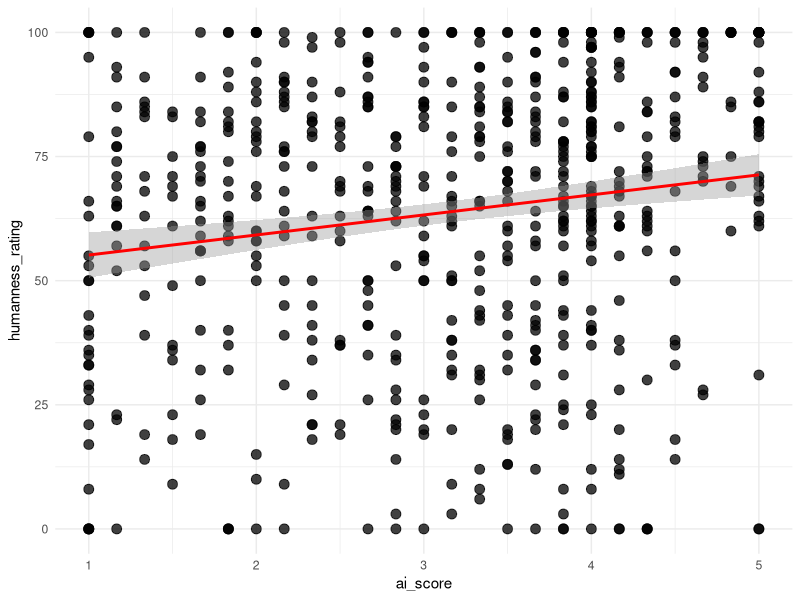
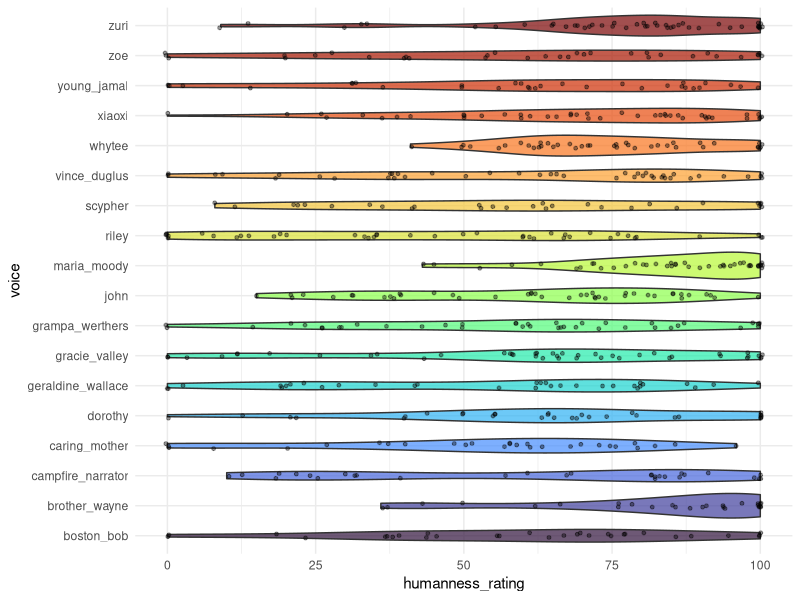

These charts were generated, in order, by the following R code: (Note: this script raises an error after producing the figures.)
## ---- chunk 1
library(dplyr)
library(ggplot2)
library(tidyr)
library(forcats)
library(lme4)
library(corrplot)
library(clipr)
library(igraph)
library(ggraph)
## ---- chunk 2
raw_df <- read.csv("../data/responses_combined.csv")
raw_df <- raw_df %>% 
  group_by(subject_id) %>%
  mutate(ai_score = sum(cognitive_1, cognitive_2, 
                         affective_1, affective_2, 
                         behavioral_1, behavioral_2)/6)

# remove subject_id = "" (test trials)
raw_df <- raw_df %>%
  filter(subject_id != "")
## ---- chunk 3
head(raw_df)
## ---- chunk 4
categories <- list(
  content = c(
    "(span)", "(the)", "`Beautiful", "bird", "a", "Above",
    "above", "act", "after", "air", "along", "aparant",
    "APPARENTLY", "Apparently", "apparently", "appear", "Arc", "arc",
    "ARCH", "Arch", "arch", "Arches", "arising",
    "around", "ball", "Beam", "Beautiful", "beautiful",
    "Beauty", "beauty", "beginning", "BEYOND", "Beyond",
    "beyond", "blue", "branch", "cathes", "caves",
    "Chromatography", "cloud", "Clouds", "clouds", "Cloudy",
    "Color", "color", "Colorful", "colorful", "Colors", "confusing",
    "colors", "colors`", "colour", "colours", "come", "comes", "day",
    "diffraction", "Division", "division", "Drizzle", "drop",
    "droplets", "drops", "earth", "end", "Ending",
    "Ends", "ends", "fall", "Fire", "flower",
    "Form", "form", "Forms", "forms", "God", "Gold",
    "gold", "green", "grows", "hit", "hits",
    "HORIZON", "Horizon", "horizon", "horzion", "in", "important", 
    "Lamps", "Light", "light", "lightning", "Lights",
    "lights", "like", "long", "luck", "meadow",
    "meet", "Midnight", "Morning", "Nature", "nature",
    "Nature minded", "Night", "night", "of", "on", "optics",
    "over", "pair", "Part", "passes", "Path",
    "path", "photons", "Physics", "physics", "prisim",
    "PRISM", "Prism", "prism", "prismq", "prizm", "Prison", "prison", 
    "raid", "RAIN", "Rain", "rain", "rain drop",
    "rainbaw", "RAINBOW", "Rainbow", "rainbow", "Rainbows",
    "rainbows", "Rainbox", "raindow", "Raindrop", "raindrop",
    "Raindrops", "raindrops", "rainfall", "Raining", "raining",
    "Rainy", "rainy", "Rays", "red", "refract", "vague",
    "round", "Sage", "Science", "science", "Scienctific", "scientic", "Scientific", 
    "scientific", "shamrock", "Shape", "spectacle",
    "shape", "Shine", "shines", "shone", "showers",
    "Site", "skies", "Sky", "sky", "sky watcher",
    "spectrum", "spring", "storm", "storms", "Strike",
    "Strikes", "strikes", "Sun", "sun", "sunglight",
    "Sunlight", "sunlight", "Sunny", "sunrise", "sunrize",
    "sunset", "Sunshine", "sunshine", "Sunsine", "Symmetrical",
    "Take", "take", "takes", "THE", "The",
    "the", "THESE", "this", "thunder",
    "thunderstorms", "time", "touch", "tree", "Two ends",
    "universe", "variety", "Verizon", "visual", "vision", "Water", "water",
    "way", "Weather", "weather", "Wet", "wet",
    "When", "when", "white light", "winds",
    "with", "Wodded", "world", "Magical", "wordy"
  ),
  gender = c(
    "androgenous", "Androgynous", "androgynous", "effeminate", "Female",
    "female", "Femenine", "Feminine", "feminine", "Genderless",
    "Gentleman", "girl", "Girlie", "Girly", "girly",
    "Guy", "he", "Lady", "lady", "Male",
    "male", "Man", "man", "Manly", "Masculine",
    "masculine", "Woman", "woman", "they", "them", "trans"
  ),
  sexuality = c(
    "gay"
  ),
  other_sgi = c(
    "pass" 
  ),
  persona = c(
    "admirer", "Airhead", "Alpha", "bohemian",
    "Bro", "bumbkin", "Cartoon", "cartoon",
    "cartoonish", "Dad", "ditsy", "ditzy",
    "Documentary", "dude", "geek", "geeky",
    "Hader", "hippie", "hippy", "impressionist",
    "Isaac", "Kathy bates", "kooky", "Leprachaun", "Leprechaun",
    "leprechaun", "lobster", "McDonald’s", "motherly", "Mckenna", "meryl",
    "Morgan Freeman", "nerd", "Nerdy", "nerdy", "Newton",
    "old-fashioned", "performative", "Preppy", 
    "Radio", "reading a book", "Santa",
    "spicoli", "Spongebob", "stoner", "story", "storylike", 
    "Story Teller", "Story-teller", "Storyteller", "storyteller", "Storytelling",
    "streep", "Surfer", "surfer", "TV Voice", "valley",
    "valley girl", "voiceover", "Wizard",
    "wizard", "grandfather", "earthy",
    "Grandma", "grandma", "grandmother", "Grandpa", "grandpa",
    "Cool", "cool", "corny"
  ),
  region = c(
    "American", "Boston",
    "boston", "British", "british", "Bronx", "California",
    "Californian", "californian", "Country", "country", 
    "foreign", "foreigner", "hawaii", "Italian", 
    "New Jersey", "New York", "New york", "New Yorker", "Northeast",
    "northern?", "Northerner", "northerner", "Southern", "southern",
    "southernish"
  ),
  locale = c(
    "Alley", "City", "city", "farm", "park",
    "rural", "rustic", "School", "Urban", "urban"
  ),
  education = c(
    "academic", "analytuical", "Articulate", "articulate", "capable",
    "competent", "Complex", "comprehensive", "concise", "Descriptive",
    "descriptive", "Detailed", "detailed", "Educated", "educated",
    "educational", "educative", "Eloquent", "eloquent", "enlightening",
    "Experience", "experienced", "expert", "explanation", "facts",
    "factual", "Fluent", "Gifted", "inexperienced", "informational",
    "Informative", "informative", "Informed", "informed", "insightful",
    "Intellectual", "intelligence", "Intelligent", "intelligent", "knowledeable",
    "Knowledgable", "knowledgable", "Knowledge", "knowledge", "Knowledgeable",
    "knowledgeable", "learning", "legible", "Literate",     
    "Philisophical", "Professional", "professional", "Profound",
    "scholar", 
    "Simple", "simple", "skilled", "Smart", "smart", "sophisticated", "Succint",
    "Technical", 
    "very descriptive", "Well Spoken", "well spoken", "Well-spoken", "well-spoken",
    "wellspoken", "Wisdom", "Wise", "wise", "worldly", "unprofessional",
    "dumb", "excellent communication", "great speaker", "Idiot", "incorrect",
    "stupid", "Unintelligent", "unintelligent"
  ),
  profession = c(
    "announcer", "counselor", "educator", "Explainer", "explainer",
    "Guider", "instructor", "Lecturer", "lecturer", "librarian",
    "military", "Narrator", "narrator", "pastor", "poet",
    "preach", "professor", "Prospector", "prospector", "reader", "researcher", 
    "science teacher", "Scientist", "scientist", "simplifier", "Speaker", "speaker",
    "Student", "student", "teach", "Teacher", "teacher",
    "teaching", "therapist", "weatherman", "Wheatherman", "writer"
  ),
  race_ethnicity = c(
    "African American", "African-American", "Black", "black", "black vernacular",
    "Caucasian", "Latina", "Person of Color", "White", "white"
  ),
  social_standing = c(    
    "Dignity", "entitled", "ghetto", "refined", "Rich",
    "rich", "pretentious", "Snooty"
  ),
  other_soc = c(
    "casual", "conversational", "culture", "Diversity", "Formal",
    "infraction", "Public", "Single", "unpopular", 
    "Accent", "accent", "accented", "dialect", "native"
  ),
  age = c(
    "Adult", "ancient", "Antiquated", "Boomer", "childish", "childlike",
    "Elder", "elder", "Elderly", "elderly", 
    "kids", "Mature", "mature", "middle age", "middle aged",
    "Middle-Aged", "middle-aged", "Old", "old", "Older",
    "older", "senior", "twenties", "Young", "young",
    "younger", "Youthful"
  ),
  appearance = c(
    "balding", "big", "Blonde", "blonde",
    "fat", "gray suit", "Hands", "short", "size",
    "smiling"
  ),
  attractiveness = c(
    "Attractive", "lovely", "luscious", "pretty", "Stunning"
  ),
  health = c(
    "afflictive", "Drunk", "impaired",  "sleepy", "smoker", "tired", "weed" 
  ),
  other_phys = character(0),
  agreeableness = c(
    "aggressive", "approachable", "Blunt", "blunt", "Cairing",
    "Caring", "caring", "Charming", "comfortable", "Comforting",
    "Compassionate", "condescending", "Down to earth", "empathetic", "fair",
    "flippant", "Friendly", "friendly", "friiendly", "Gentle",
    "gentle", "giving", "helpful", "Humble", "Kind",
    "kind", "likeable", "Lileable", "loving", 
    "NICE", "Nice", "nice", "nurturing", "opinionated",
    "Ornery", "patience", "patient", "Peaceful", "peaceful",
    "polite", "reassuring", "relatable", "sassy", "Sincere",
    "sincere", "snark", "Sweet", "sweet", "tender",
    "Trustworthy", "Truthfull", "uncaring", "Understanding", "understanding", 
    "wholesome", "safe", "Annoying", "annoying", "Tiring", "irritating", "obnoxious", 
    "off-putting", "Pleasant", "pleasant", "pleasent", "Positive", "positive",
    "unlikable", "unpleasant", "unfavorable", "cliched"
  ),
  extraversion = c(
    "active", "Animated", "animated", "assertive", "Assured",
    "Boisterous", "bubbly", "charismatic", "cheerful", "Confidant",
    "Confident", "confident", "Dominant", "eager", "Energetic",
    "energetic", "energy", "Engaged", "engaged", "engagin",
    "Engaging", "engaging", "enthused", "Enthusiastic", "enthusiastic", "Exaggerated", 
    "exaggerated", "excited", "Expressive", "expressive", "exuberant", "Flamboyant",
    "flamboyant", "joking", "lively", "locquatious", "Motivational",
    "outgoing", "outspoken", "Passionate", "passionate", "rambler", "Rambling", 
    "reserved", "Self-assured", "stoked", "excited with word", "certain",
    "unenthusiastic", "Unexcited", "upbeat", "Fun", "fun", "Funny", "funny", 
    "Humorous", "goofy", "Silly","silly"
  ),
  openness = c(
    "Artistic", "artistic", "Artsy", "artsy", "create",
    "Creative", "creative", "Curious", "curious", "dreamer",
    "dreamy", "eccentric", "explorative", "Imaginative", "imaginative",
    "inquisitive", "Inspiration", "inspiring", "inspirtional", "interest",
    "Interested", "interested", "Intrigued", "intrigued", "Intuitive",
    "Metaphor", "open", "Pensive", "Poetic", "poetic",
    "Poetry", "poetry", "Reflecting", "reflecting", "Reflection",
    "reflection", "shallow", "thinker", "thoughful", "Thoughtful",
    "thoughtful", "unconventional", "Unique", "unique", "versatile",
    "Vivid", "vivid", "witty", "whimsical", "wonder", "Longing",
    "Different", "Interesting", "interesting", "intersting", "odd",
    "Strange", "strange", "uninteresting", "uninteristing", "usual",
    "weird"
  ),
  emo_stab = c(
    "Calm", "calm", "Calming", "calming", 
    "Collected", "composed", "content", "emotional", "emotionless",
    "erratic", "hesitant", "hopeful",
    "Mellow", "mellow", "moody", "nervous", "neutral mindset", "non-assertive", 
    "non-emotional", "nonchalant", "Peace", "peace", "relaxation", "Relaxed",
    "relaxed", "Relaxing", "relaxing", "relaxing.",  "Scattered", "serene", "Serenity", 
    "serenity", "Dramatic", "dramatic", "sootheing", "Soothing", "soothing", "stern", 
    "Stoic", "stoic", "tranquil", "Unemotional", "unemotional", "unsure", "wistful",
    "Crazy", "uncomfortable", "Suspense",   "Bombastic", "bombastic"
  ),
  cons = c(
    "Accurate", "accurate", "attention", "Attentive", "Carefree",
    "carefree", "careful", "cautious", "consistent", "Definite",
    "Deliberate", "deliberate", "diligent", "Driven", "focus",
    "Focused", "focused", "Intent", "invested", "involved",
    "Measured", "Motivated", "motivated", "Observant", "observant",
    "proper", "punctuated", "punctuates", "Rehearsed", "sequential",
    "wasteful", "percise", "precise", "thorough", "non-serious", "Serious",  "serious"
  ),
  other_psych = c(
    "Amused", "Angry", "angry", "attitude", "awe",
    "bold", "brave", "disinterested", "Euphoric", 
    "exciting", "fanatic", "Free", "Freedom", "Happiness",
    "happiness", "Happy", "happy", "Hope", "hope",
    "jolly", "joy", "Joyful", "life",
    "Motivation", "proud", "spiritual",
    "unaware", "Upset", "autist", "autistic", "bored"
  ),
  naturalness = c(
    "AI", "Ai", "ai", "Ai generated", "Artificial",
    "artificial", "authentic", "automatic", "believable", "Computer",
    "digital", "Fake", "fake", "fake?", "Forced",
    "forced", "Genuine", "Human", "human like", "inauthentic",
    "inhuman", "manufactured", "natural", "real", "robot",
    "Robotic", "robotic", "Scripted", "Technological", "unnatural",
    "Unrealistic", "unrealistic", "untenable" ,  "credible", "off" 
  ),
  contour = c(
    "emphasis", "Flat", "flat", "flat tone", "high",
    "high pitched", "high-pitched", "higher pitch voice", "low", "modulated",
    "Monotone", "monotone", "Monotoned", "Monotonous", "monotonous",
    "Neutral tone", "question", "Questioning", "questioning", "range",
    "Slow tone", "tone", "even-toned","even"
  ),
  voice_qual = c(
    "Articulated", "Audible", "audible", "bassy", "breathy", "Bright",
    "bright", "chocolate", "clarity", "Clear", "clear",
    "clear voice", "cler", "crisp", "Dainty", "Deep",
    "deep", "deep voice", "distinct", "dry", 
    "fluid", "grainy", "Grating", "grating", "gravelly",
    "Gruff", "gruff", "gruffy", "Harsh", "Hoarse",
    "liquid", "Nasal", "nasal", "nasally", "Nasaly",
    "Raspy", "raspy", "Rough", "rough", "scratchy",
    "shrill", "Smooth", "smooth", "sound", "subtle",
    "twang", "vocal", "Vocal fry", "Warm",
    "warm", "weathered", "whine"
  ),
  intensity = c(
    "commanding", "explosive", "Firm", "firm", "forceful",
    "Full", "Intense", "intense", "Loud", "loud",
    "louder", "Powerful", "Projective", "Slam", "Soft",
    "soft", "Soft Spoken", "Soft spoken", "Soft-spoken", "soft-spoken",
    "softspoken", "Strong", "strong", "quiet"
  ),
  speech_rhythm = c(
    "breaks", "brisk", "cadence", "clunky",  "Fast", "fast", "flowing",
    "hurry", "jumbled",  "Paced", "quick", "rapid", "rushed", "rushing", "Slow", 
    "slow", "slower","Steady", "steady", "unrushed", "well-paced", "stilted"
  ), 
  other_speech = c(
    "coherent",  "Direct", "direct", "embelished", "Embellished",
    "emotive", "enunciation","incomplete", "lyrical", "narrative",
    "notecards", "Reading", "reading", "Speech", "split", "splits", "Spoken",
    "straightforward", "Unclear", "understandable"
  ), 
  other = c(
    "Neutral", "neutral", "amazing", "Average", "average", "Bad", "bland", "fine", 
    "nondescript", "okay", "easy", "Dull", "Good", "good", "lackluster", "Outstanding", 
    "Word", "outstanding", "quality", "Wonderful!", "Boring", "boring", "Forgettable",
    "Promise", "trap", "voice"
  )
)

categories <- lapply(categories, tolower)

assign_category <- function(response) {
  if (is.na(response) || response == "") return(NA_character_)
  for (cat_name in names(categories)) {
    if (response %in% categories[[cat_name]]) {
      return(cat_name)
    }
  }
  return("other")
}

analysis_df <- raw_df %>%
  mutate(across(
    .cols = c(word_1, word_2, word_3, word_4, word_5),
    .fns  = ~ sapply(tolower(trimws(.x)), assign_category),
    .names = "category_{.col}"
  )) %>%
  rename_with(~ gsub("category_word_", "category_", .x), starts_with("category_word_"))

# add broad characterizations
social_cats   <- c(
  "gender", "sexuality", "other_sgi", "persona", "region", "locale",
  "education", "profession", "race_ethnicity", "social_standing", "other_soc"
)
phys_cats   <- c(
  "age", "appearance", "attractiveness", "health", "other_phys"
)
psych_cats   <- c(
  "agreeableness", "extraversion", "openness", "emo_stab", "cons", "other_psych"
)
speech_cats   <- c(
  "contour", "voice_qual", "intensity", "speech_rhythm", "other_speech"
)


analysis_df <- analysis_df %>%
  rowwise() %>%
  mutate(
    n_social   = sum(c_across(category_1:category_5) %in% social_cats),
    n_phys   = sum(c_across(category_1:category_5) %in% phys_cats),
    n_psych   = sum(c_across(category_1:category_5) %in% psych_cats),
    n_speech = sum(c_across(category_1:category_5) %in% speech_cats),
    n_content  = sum(c_across(category_1:category_5) == "content"),
    any_artificial = any(c_across(word_1:word_5) %in% 
                           c("AI", "Ai", "ai", "Ai generated", "Artificial",
                             "artificial", "automatic", "Computer",
                             "digital", "Fake", "fake", "fake?", "inauthentic",
                             "inhuman", "manufactured", "robot",
                             "Robotic", "robotic", "Technological", "unnatural",
                             "Unrealistic", "unrealistic", "untenable" ,"off")
                         )
  ) %>%
  ungroup()
## ---- chunk 5
ggplot(analysis_df, aes(x = ai_score, 
                        y = humanness_rating)) +
  geom_point(color = "black", 
             size = 3,
             alpha = 0.75) +       
  geom_smooth(method = "lm", color = "red") +
  theme_minimal() 

cor(analysis_df$ai_score, analysis_df$humanness_rating, method = "pearson")
## ---- chunk 6
analysis_df %>% 
  group_by(voice) %>% 
  summarise(
    mean = mean(humanness_rating),
    sd = sd(humanness_rating), 
    median = median(humanness_rating)
  )
## ---- chunk 7
ggplot(analysis_df, aes(
  x = voice, 
  y = humanness_rating, 
  fill = voice)) + 
  geom_violin(alpha = 0.7) +
  geom_jitter(width = 0.1, alpha = 0.4, size = 1) +
  scale_fill_viridis_d(option = "turbo") + 
  coord_flip() + 
  theme_minimal() +
  theme(legend.position = "none")
## ---- chunk 8
long_df %>% 
  filter(cat != "content") %>% 
  ggplot() +
  geom_bar(aes(y = voice,
               fill = cat),
           position = "fill") +
  labs(x = "Proportion of Non-Content Responses",
       y = "Voice",
       fill = "Category") + 
  theme(
    legend.text = element_text(size = 6), 
    legend.key.size = unit(0.3, "cm"),       
    legend.margin = margin(0, 0, 0, 0)    
  )

ggsave(file="./data_analysis_files/by-voice-categories.png",width=10,height=6)
## ---- chunk 9
long_df %>% 
  filter(cat != "content") %>% 
  mutate(higher_order_cat = case_when(
    cat %in% social_cats ~ "Social",
    cat %in% phys_cats ~ "Physical",
    cat %in% psych_cats ~ "Psychological",
    cat %in% speech_cats ~ "Speech",
    TRUE ~ "Other" 
  )) %>%
  ggplot() +
  geom_bar(aes(y = voice, fill = higher_order_cat), position = "fill") +
  labs(
    x = "Proportion of Non-Content Responses",
    y = "Voice",
    fill = "Category Type"
  ) + 
  theme(
    legend.text = element_text(size = 6), 
    legend.key.size = unit(0.3, "cm"),       
    legend.margin = margin(0, 0, 0, 0)    
  )
## ---- chunk 10
cat_colors <- c(
  "Social"        = "#77AADD", # Deep indigo
  "Psychological" = "#FFAABB", # Muted rose
  "Physical"      = "#44BB99", # Seafoam teal
  "Speech"        = "#EE8866", # Warm sand
  "Other"         = "#EEDD88"  # Pale gray
)


long_df %>% 
  filter(cat != "content") %>% 
  mutate(
    higher_order_cat = case_when(
      cat %in% social_cats ~ "Social",
      cat %in% phys_cats ~ "Physical",
      cat %in% psych_cats ~ "Psychological",
      cat %in% speech_cats ~ "Speech",
      TRUE ~ "Other" 
    ),
    # Set exact left-to-right order (edit the sequence inside c() as desired)
    higher_order_cat = factor(
      higher_order_cat, 
      levels = c("Social", "Psychological", "Physical", "Speech", "Other")
    ),
    # Order bars by increasing proportion of "Social"
    voice = fct_reorder(voice, higher_order_cat == "Social", .fun = mean)
  ) %>%
  ggplot() +
  geom_bar(
    aes(y = voice, fill = higher_order_cat), 
    position = position_fill(reverse = TRUE)
  ) +
  scale_fill_manual(values = cat_colors) +
  labs(
    x = "Proportion of Non-Content Responses",
    y = "Voice",
    fill = "Category Type"
  ) + 
  theme_minimal() +
  theme(
    legend.text = element_text(size = 6), 
    legend.key.size = unit(0.3, "cm"),       
    legend.margin = margin(0, 0, 0, 0)    
  )

## ---- chunk 11
category_counts <- analysis_df %>%
  pivot_longer(
    cols = category_1:category_5,
    names_to = "word_number",
    values_to = "category"
  ) %>%
  count(category, sort = TRUE)
## ---- chunk 12
View(category_counts)
## ---- chunk 13
analysis_df <- analysis_df %>%
  rowwise() %>%
  mutate(ai_attitude_score = rowMeans(across(c(cognitive_1, behavioral_1, affective_1, cognitive_2, affective_2, behavioral_2))))
## ---- chunk 14

ai_attitude_plot_1 <- ggplot(analysis_df, aes(x = ai_attitude_score, y = fct_reorder(source_file, ai_attitude_score))) +
  geom_point(size = 1.5, alpha = 0.7) +
  labs(title = "Distribution of AI Attitude Scores",
       x = "AI attitude score", 
       y = "participants") + 
  theme_minimal() +
  theme(axis.text.y = element_blank())

ai_attitude_plot_1
## ---- chunk 15
ai_attitude_plot_2 <- ggplot(analysis_df, aes(x = "", y = ai_attitude_score)) +
  geom_violin(fill = "lightpink", alpha = 0.5, width = 0.3) +
  labs(title = "Distribution of AI Attitude Scores", 
       x = "AI attitude score", 
       y = "All participants (density)") +
  geom_jitter(width = 0.05, alpha = 0.5)+
  theme_minimal()

ai_attitude_plot_2
## ---- chunk 16
ai_attitude_plot_3 <- ggplot(analysis_df, aes(x = ai_attitude_score)) +
  geom_bar(fill = "#77AADD", color = "white", linewidth = 0.3) +
  geom_vline(
  xintercept = mean(analysis_df$ai_attitude_score, na.rm = TRUE),
  linetype = "dashed", color = "#EE6677", linewidth = 0.7
) +
  geom_text(
    stat = "count",
    aes(label = after_stat(count)),
    vjust = -0.4,
    size = 3,
    color = "gray30"
  ) +
  scale_y_continuous(expand = expansion(mult = c(0, 0.1))) +
  labs(
    title = "Distribution of AI Attitude Scores",
    x = "AI Attitude Score",
    y = "Number of Participants"
  ) +
  theme_minimal() +
  theme(
    plot.title = element_text(face = "bold", size = 13),
    panel.grid.major.x = element_blank(),
    panel.grid.minor = element_blank(),
    axis.line.x = element_line(color = "gray40", linewidth = 0.4)
  )

ai_attitude_plot_3


## ---- chunk 17
long_df <- analysis_df %>%
  pivot_longer(category_1:category_5, names_to="slot", values_to="cat") %>%
  filter(cat != "content") %>%
  mutate(is_human = cat %in% c(social_cats, phys_cats, psych_cats),
         slot_num = as.integer(gsub("category_","",slot)))

subj_df <- long_df %>% # subject-clustering accounts for between-subj design
  group_by(subject_id, voice, humanness_rating) %>%
  summarise(n_human = sum(is_human), n_total = n(), .groups="drop")

# models for pilot data 
## simple model, no random effect of subject (bc of a single trial structure)
m_social_1 <- glm(cbind(n_human, n_total - n_human) ~ scale(humanness_rating), 
                  data = subj_df, 
                  family = quasibinomial)
summary(m_social_1)
## added voice fixed effect
m_social_2 <- glm(cbind(n_human, n_total - n_human) ~ scale(humanness_rating) + 
                  voice, 
                  data = subj_df, 
                  family = quasibinomial)
summary(m_social_2)

# which model better accounts for variance? 
anova(m_social_1, m_social_2, test = "F")
## ---- chunk 18
# predicted probabilities
newdat <- data.frame(humanness_rating = c(0, 30, 50, 66.6, 100))
newdat$z <- (newdat$humanness_rating - mean(analysis_df$humanness_rating)) / 
  sd(analysis_df$humanness_rating)
pred <- predict(m_social_1, newdata = data.frame(humanness_rating = newdat$humanness_rating),
                type = "link", se.fit = TRUE)
newdat$p     <- plogis(pred$fit)
newdat$lo    <- plogis(pred$fit - 1.96 * pred$se.fit)
newdat$hi    <- plogis(pred$fit + 1.96 * pred$se.fit)
newdat

newdat <- data.frame(humanness_rating = seq(0, 100, by = 2))
pred <- predict(m_social_1, newdata = data.frame(humanness_rating = newdat$humanness_rating,
                                             voice = "gracie_valley"),  # arbitrary ref level
                type = "link", se.fit = TRUE)
newdat$p  <- plogis(pred$fit)
newdat$lo <- plogis(pred$fit - 1.96 * pred$se.fit)
newdat$hi <- plogis(pred$fit + 1.96 * pred$se.fit)

# visualization
ggplot() +
  geom_ribbon(data = newdat, aes(humanness_rating, ymin = lo, ymax = hi), 
              alpha = 0.2, fill = "steelblue") +
  geom_line(data = newdat, aes(humanness_rating, p), color = "steelblue", size = 1) +
  geom_jitter(data = subj_df, 
              aes(humanness_rating, n_human / n_total),
              width = 0.5, height = 0.02, alpha = 0.5) +
  geom_hline(yintercept = 0.5, linetype = "dashed", color = "grey") +
  labs(x = "Humanness Rating", 
       y = "P(social or psychological | non-content descriptor)") +
  theme_minimal()
## ---- chunk 19
transitions <- analysis_df %>%
  select(subject_id, voice, category_1:category_5) %>%
  pivot_longer(category_1:category_5, names_to="slot", values_to="cat") %>%
  mutate(slot = as.integer(gsub("category_","",slot))) %>%
  filter(cat != "content") %>%
  arrange(subject_id, slot) %>%
  group_by(subject_id) %>%
  mutate(next_cat = lead(cat)) %>%
  filter(!is.na(next_cat)) %>%
  ungroup()

# raw transition probability matrix
trans_mat <- transitions %>%
  count(cat, next_cat) %>%
  group_by(cat) %>%
  mutate(p = n / sum(n)) %>%
  ungroup()

# add marginal probabilities 
marginals <- transitions %>%
  count(next_cat) %>%
  mutate(p_marginal = n / sum(n)) %>%
  select(next_cat, p_marginal)

# matrix with marginals 
trans_mat_w_margin <- trans_mat %>%
  left_join(marginals, by = "next_cat") %>%
  mutate(lift = p / p_marginal)

# plot priming relationships
trans_mat_w_margin %>%
mutate(log2_lift = log2(lift)) %>%
  ggplot(aes(x = next_cat, y = cat, fill = log2_lift)) +
  geom_tile() +
  scale_fill_gradient2(low = "blue", mid = "white", high = "red", midpoint = 0) +
  theme(axis.text.x = element_text(angle = 45, hjust = 1)) +
  labs(title = "Semantic Priming (Red = Positive Priming, Blue = Suppression)")
## ---- chunk 20
# keep only transitions that happened at least 10 times
robust_priming <- trans_mat_w_margin %>%
  filter(n >= 10) %>%
  arrange(desc(lift))

# plot robust (frequent) priming relationships
robust_priming %>%
  mutate(log2_lift = log2(lift)) %>%
  ggplot(aes(x = next_cat, y = cat, fill = log2_lift)) +
  geom_tile() +
  scale_fill_gradient2(low = "blue", mid = "white", high = "red", midpoint = 0) +
  theme(axis.text.x = element_text(angle = 45, hjust = 1)) +
  labs(title = "Semantic Priming (Red = Positive Priming, Blue = Suppression)")
## ---- chunk 21
# adjust lift/count threshold as needed
graph_df <- trans_mat_w_margin %>% 
  filter(n >= 5, lift > 1) 

g <- graph_from_data_frame(graph_df, directed = TRUE)

# calculate node importance (degree) to control text size
V(g)$node_size <- degree(g, mode = "all")

ggraph(g, layout = "fr") + 
  geom_edge_loop(
    aes(alpha = lift), 
    color = "gray70", 
    arrow = arrow(length = unit(1, 'mm'), type = "closed")
  ) +
  geom_edge_link(
    aes(alpha = lift), 
    color = "gray70", 
    arrow = arrow(length = unit(1, 'mm'), type = "closed"),
    end_cap = circle(4, 'mm') 
  ) +
  geom_node_point(
    size = 1, 
    color = "black") + 
  geom_node_text(
    aes(label = name, size = node_size), 
    color = "black", 
    fontface = "bold",
    repel = TRUE # helps prevent text overlap
  ) +
  scale_size(range = c(2, 4), guide = "none") + 
  scale_edge_alpha(range = c(0.4, 1), guide = "none") +
  theme_void()
## ---- chunk 22
valence_lookup <- tibble(
  word = c(
    "beautiful", "pleasant", "cool", "fun", "dreamy", "vivid", "colorful",
    "annoying", "boring", "grating", "tiring", "forgettable", "odd", "corny", "confusing",
    "interesting", "dramatic", "emotive", "exaggerated"
  ),
  valence = c(
    rep("positive", 7),
    rep("negative", 8),
    rep("ambiguous", 4)
  )
)

# participant valence_counts
valence_counts <- analysis_df %>%
  select(subject_id, word_1:word_5) %>%
  pivot_longer(word_1:word_5, names_to = "slot", values_to = "word") %>%
  mutate(word = tolower(trimws(word))) %>%
  left_join(valence_lookup, by = "word") %>%
  group_by(subject_id) %>%
  summarise(
    n_positive  = sum(valence == "positive",  na.rm = TRUE),
    n_negative  = sum(valence == "negative",  na.rm = TRUE),
    n_ambiguous = sum(valence == "ambiguous", na.rm = TRUE),
    .groups = "drop"
  )

eval_df <- analysis_df %>% left_join(valence_counts, by = "subject_id")

# restrict to subj with at least one valenced evaluation
eval_sub <- eval_df %>%
  filter(n_positive + n_negative > 0) %>%
  mutate(p_positive = n_positive / (n_positive + n_negative))

# mean proportion positive by any_artificial
prop_summary <- eval_sub %>%
  group_by(any_artificial) %>%
  summarise(
    n              = n(),
    mean_p_positive = mean(p_positive),
    sd_p_positive   = sd(p_positive),
    se_p_positive   = sd(p_positive) / sqrt(n),
    .groups = "drop"
  )
prop_summary

# mean ai_score by any_artificial
ai_summary <- eval_sub %>%
  group_by(any_artificial) %>%
  summarise(
    n              = n(),
    mean_ai_score  = mean(ai_score),
    sd_ai_score    = sd(ai_score),
    se_ai_score    = sd(ai_score) / sqrt(n),
    .groups = "drop"
  )
ai_summary

ggplot(eval_sub, aes(x = ai_score, 
                     y = p_positive, 
                     color = any_artificial)) +
  geom_point(alpha = 0.7, size = 2) +
  geom_smooth(method = "loess", se = TRUE, alpha = 0.15) +
  scale_color_brewer(palette = "Set1",
                     name = "Any artificial\ndescriptor") +
  labs(
    x = "AI attitude score (higher = more positive toward AI)",
    y = "Proportion positive valence") +
  theme_minimal()
## ---- chunk 23
glm(p_positive ~ scale(humanness_rating)*scale(ai_score), 
    data = eval_sub,
    family = binomial) %>%
  summary()
## ---- chunk 24
gracie_words <- analysis_df %>% filter(voice == "gracie_valley")
gracie_words <- gracie_words[, c("word_1", "word_2", "word_3", "word_4", "word_5")]

gracie_words_lst <- unlist(gracie_words) %>% as.character()
gracie_words_lst <- gracie_words_lst[!tolower(trimws(gracie_words_lst)) %in% categories$content]

write_clip(gracie_words_lst)
## ---- chunk 25
vince_words <- analysis_df %>% filter(voice == "vince_duglus")
vince_words <- vince_words[,c("word_1", "word_2", "word_3", "word_4", "word_5")]
vince_words_lst <- unlist(vince_words) %>% as.character()
vince_words_lst <- vince_words_lst[!tolower(trimws(vince_words_lst)) %in% categories$content]
write_clip(vince_words_lst)
## ---- chunk 26
zuri_words <- analysis_df %>% filter(voice == "zuri")
zuri_words <- zuri_words[,c("word_1", "word_2", "word_3", "word_4", "word_5")]
zuri_words_lst <- unlist(zuri_words) %>% as.character()
zuri_words_lst <- zuri_words_lst[!tolower(trimws(zuri_words_lst)) %in% categories$content]
write_clip(zuri_words_lst)
## ---- chunk 27
john_words <- analysis_df %>% filter(voice == "john")
john_words <- john_words[,c("word_1", "word_2", "word_3", "word_4", "word_5")]
john_words_lst <- unlist(john_words) %>% as.character()
john_words_lst <- john_words_lst[!tolower(trimws(john_words_lst)) %in% categories$content]
write_clip(john_words_lst)
## ---- chunk 28
grampa_words <- analysis_df %>% filter(voice == "grampa_werthers")
grampa_words <- grampa_words[,c("word_1", "word_2", "word_3", "word_4", "word_5")]
grampa_words_lst <- unlist(grampa_words) %>% as.character()
grampa_words_lst <- grampa_words_lst[!tolower(trimws(grampa_words_lst)) %in% categories$content]
write_clip(grampa_words_lst)
## ---- chunk 29
scypher_words <- analysis_df %>% filter(voice == "scypher")
scypher_words <- scypher_words[,c("word_1", "word_2", "word_3", "word_4", "word_5")]
scypher_words_lst <- unlist(scypher_words) %>% as.character()
scypher_words_lst <- scypher_words_lst[!tolower(trimws(scypher_words_lst)) %in% categories$content]
write_clip(scypher_words_lst)
## ---- chunk 30
geraldine_words <- analysis_df %>% filter(voice == "geraldine_wallace")
geraldine_words <- geraldine_words[,c("word_1", "word_2", "word_3", "word_4", "word_5")]
geraldine_words_lst <- unlist(geraldine_words) %>% as.character()
geraldine_words_lst <- geraldine_words_lst[!tolower(trimws(geraldine_words_lst)) %in% categories$content]
write_clip(geraldine_words_lst)
## ---- chunk 31
campfire_words <- analysis_df %>% filter(voice == "campfire_narrator")
campfire_words <- campfire_words[,c("word_1", "word_2", "word_3", "word_4", "word_5")]
campfire_words_lst <- unlist(campfire_words) %>% as.character()
campfire_words_lst <- campfire_words_lst[!tolower(trimws(campfire_words_lst)) %in% categories$content]
write_clip(campfire_words_lst)
## ---- chunk 32

dorothy_words <- analysis_df %>% filter(voice == "dorothy")
dorothy_words <- dorothy_words[,c("word_1", "word_2", "word_3", "word_4", "word_5")]
dorothy_words_lst <- unlist(dorothy_words) %>% as.character()
dorothy_words_lst <- dorothy_words_lst[!tolower(trimws(dorothy_words_lst)) %in% categories$content]
write_clip(dorothy_words_lst)
## ---- chunk 33
whytee_words <- analysis_df %>% filter(voice == "whytee")
whytee_words <- whytee_words[,c("word_1", "word_2", "word_3", "word_4", "word_5")]
whytee_words_lst <- unlist(whytee_words) %>% as.character()
whytee_words_lst <- whytee_words_lst[!tolower(trimws(whytee_words_lst)) %in% categories$content]
write_clip(whytee_words_lst)
## ---- chunk 34
boston_words <- analysis_df %>% filter(voice == "boston_bob")
boston_words <- boston_words[,c("word_1", "word_2", "word_3", "word_4", "word_5")]
boston_words_lst <- unlist(boston_words) %>% as.character()
boston_words_lst <- boston_words_lst[!tolower(trimws(boston_words_lst)) %in% categories$content]
write_clip(boston_words_lst)
## ---- chunk 35
brother_words <- analysis_df %>% filter(voice == "brother_wayne")
brother_words <- brother_words[,c("word_1", "word_2", "word_3", "word_4", "word_5")]
brother_words_lst <- unlist(brother_words) %>% as.character()
brother_words_lst <- brother_words_lst[!tolower(trimws(brother_words_lst)) %in% categories$content]
write_clip(brother_words_lst)
